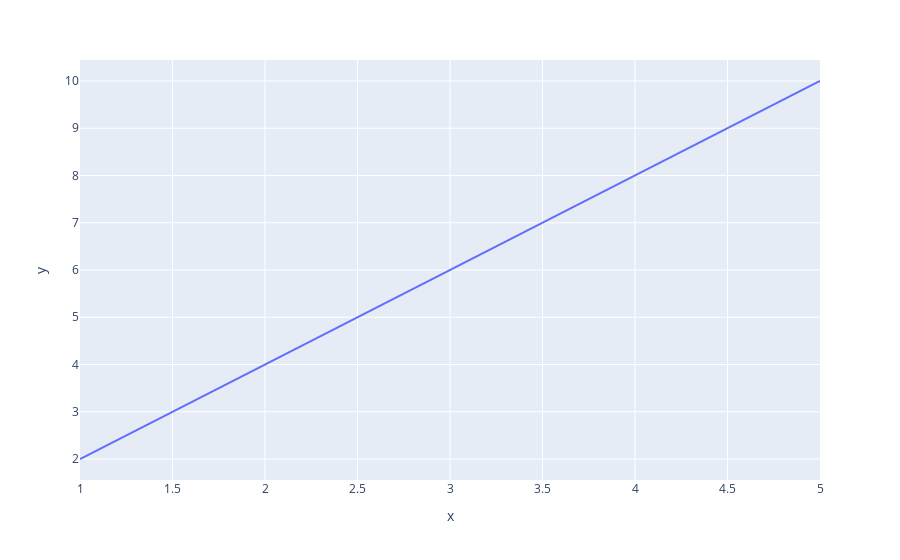

Notebook source saved alongside this figure:
### Code cell
px.line( x=x, y=y, title='')

### Figure 1 — Plotly figure (JSON) as saved in the notebook; plotly's stock layout.template omitted (floating-point values rounded to 4 significant figures)
{"data": [{"hovertemplate": "x=%{x}<br>y=%{y}<extra></extra>", "legendgroup": "", "line": {"color": "#636efa", "dash": "solid"}, "marker": {"symbol": "circle"}, "mode": "lines", "name": "", "orientation": "v", "showlegend": false, "type": "scatter", "x": [1, 2, 3, 4, 5], "xaxis": "x", "y": [2, 4, 6, 8, 10], "yaxis": "y"}], "layout": {"autosize": true, "legend": {"tracegroupgap": 0}, "margin": {"t": 60}, "xaxis": {"anchor": "y", "autorange": true, "domain": [0, 1], "range": [1, 5], "title": {"text": "x"}, "type": "linear"}, "yaxis": {"anchor": "x", "autorange": true, "domain": [0, 1], "range": [1.556, 10.44], "title": {"text": "y"}, "type": "linear"}}}
